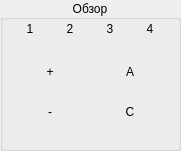
    <widget class="QGroupBox" name="groupBox_17">
     <property name="geometry">
      <rect>
       <x>130</x>
       <y>165</y>
       <width>181</width>
       <height>151</height>
      </rect>
     </property>
     <property name="title">
      <string>Обзор</string>
     </property>
     <property name="alignment">
      <set>Qt::AlignCenter</set>
     </property>
     <widget class="QWidget" name="layoutWidget_31">
      <property name="geometry">
       <rect>
        <x>60</x>
        <y>20</y>
        <width>27</width>
        <height>46</height>
       </rect>
      </property>
      <layout class="QVBoxLayout" name="verticalLayout_39">
       <item>
        <widget class="QLabel" name="label_20">
         <property name="maximumSize">
          <size>
           <width>20</width>
           <height>16777215</height>
          </size>
         </property>
         <property name="text">
          <string>&lt;html&gt;&lt;head/&gt;&lt;body&gt;&lt;p align=&quot;center&quot;&gt;2&lt;/p&gt;&lt;/body&gt;&lt;/html&gt;</string>
         </property>
        </widget>
       </item>
       <item>
        <widget class="QPushButton" name="btnPultObzor2">
         <property name="maximumSize">
          <size>
           <width>22</width>
           <height>22</height>
          </size>
         </property>
         <property name="text">
          <string/>
         </property>
         <property name="icon">
          <iconset resource="images.qrc">
           <normaloff>:/resourses/greenBtnOff.png</normaloff>:/resourses/greenBtnOff.png</iconset>
         </property>
         <property name="iconSize">
          <size>
           <width>20</width>
           <height>20</height>
          </size>
         </property>
         <property name="flat">
          <bool>true</bool>
         </property>
        </widget>
       </item>
      </layout>
     </widget>
     <widget class="QWidget" name="layoutWidget_32">
      <property name="geometry">
       <rect>
        <x>40</x>
        <y>65</y>
        <width>27</width>
        <height>43</height>
       </rect>
      </property>
      <layout class="QVBoxLayout" name="verticalLayout_40">
       <item>
        <widget class="QLabel" name="label_21">
         <property name="maximumSize">
          <size>
           <width>20</width>
           <height>16777215</height>
          </size>
         </property>
         <property name="text">
          <string>&lt;html&gt;&lt;head/&gt;&lt;body&gt;&lt;p align=&quot;center&quot;&gt;+&lt;/p&gt;&lt;/body&gt;&lt;/html&gt;</string>
         </property>
        </widget>
       </item>
       <item>
        <widget class="QPushButton" name="btnPultObzorZoomIn">
         <property name="maximumSize">
          <size>
           <width>22</width>
           <height>22</height>
          </size>
         </property>
         <property name="text">
          <string/>
         </property>
         <property name="icon">
          <iconset resource="images.qrc">
           <normaloff>:/resourses/greenBtnOff.png</normaloff>:/resourses/greenBtnOff.png</iconset>
         </property>
         <property name="iconSize">
          <size>
           <width>20</width>
           <height>20</height>
          </size>
         </property>
         <property name="flat">
          <bool>true</bool>
         </property>
        </widget>
       </item>
      </layout>
     </widget>
     <widget class="QWidget" name="layoutWidget_34">
      <property name="geometry">
       <rect>
        <x>40</x>
        <y>105</y>
        <width>27</width>
        <height>43</height>
       </rect>
      </property>
      <layout class="QVBoxLayout" name="verticalLayout_41">
       <item>
        <widget class="QLabel" name="label_22">
         <property name="maximumSize">
          <size>
           <width>20</width>
           <height>16777215</height>
          </size>
         </property>
         <property name="text">
          <string>&lt;html&gt;&lt;head/&gt;&lt;body&gt;&lt;p align=&quot;center&quot;&gt;-&lt;/p&gt;&lt;/body&gt;&lt;/html&gt;</string>
         </property>
        </widget>
       </item>
       <item>
        <widget class="QPushButton" name="btnPultObzorZoomOut">
         <property name="maximumSize">
          <size>
           <width>22</width>
           <height>22</height>
          </size>
         </property>
         <property name="text">
          <string/>
         </property>
         <property name="icon">
          <iconset resource="images.qrc">
           <normaloff>:/resourses/greenBtnOff.png</normaloff>:/resourses/greenBtnOff.png</iconset>
         </property>
         <property name="iconSize">
          <size>
           <width>20</width>
           <height>20</height>
          </size>
         </property>
         <property name="flat">
          <bool>true</bool>
         </property>
        </widget>
       </item>
      </layout>
     </widget>
     <widget class="QWidget" name="layoutWidget_35">
      <property name="geometry">
       <rect>
        <x>120</x>
        <y>65</y>
        <width>27</width>
        <height>43</height>
       </rect>
      </property>
      <layout class="QVBoxLayout" name="verticalLayout_42">
       <item>
        <widget class="QLabel" name="label_23">
         <property name="maximumSize">
          <size>
           <width>20</width>
           <height>16777215</height>
          </size>
         </property>
         <property name="text">
          <string>&lt;html&gt;&lt;head/&gt;&lt;body&gt;&lt;p align=&quot;center&quot;&gt;А&lt;/p&gt;&lt;/body&gt;&lt;/html&gt;</string>
         </property>
        </widget>
       </item>
       <item>
        <widget class="QPushButton" name="btnPultObzorA">
         <property name="maximumSize">
          <size>
           <width>22</width>
           <height>22</height>
          </size>
         </property>
         <property name="text">
          <string/>
         </property>
         <property name="icon">
          <iconset resource="images.qrc">
           <normaloff>:/resourses/greenBtnOff.png</normaloff>:/resourses/greenBtnOff.png</iconset>
         </property>
         <property name="iconSize">
          <size>
           <width>20</width>
           <height>20</height>
          </size>
         </property>
         <property name="flat">
          <bool>true</bool>
         </property>
        </widget>
       </item>
      </layout>
     </widget>
     <widget class="QWidget" name="layoutWidget_36">
      <property name="geometry">
       <rect>
        <x>20</x>
        <y>20</y>
        <width>27</width>
        <height>46</height>
       </rect>
      </property>
      <layout class="QVBoxLayout" name="verticalLayout_43">
       <item>
        <widget class="QLabel" name="label_24">
         <property name="maximumSize">
          <size>
           <width>20</width>
           <height>16777215</height>
          </size>
         </property>
         <property name="text">
          <string>&lt;html&gt;&lt;head/&gt;&lt;body&gt;&lt;p align=&quot;center&quot;&gt;1&lt;/p&gt;&lt;/body&gt;&lt;/html&gt;</string>
         </property>
        </widget>
       </item>
       <item>
        <widget class="QPushButton" name="btnPultObzor1">
         <property name="maximumSize">
          <size>
           <width>22</width>
           <height>22</height>
          </size>
         </property>
         <property name="text">
          <string/>
         </property>
         <property name="icon">
          <iconset resource="images.qrc">
           <normaloff>:/resourses/greenBtnOff.png</normaloff>:/resourses/greenBtnOff.png</iconset>
         </property>
         <property name="iconSize">
          <size>
           <width>20</width>
           <height>20</height>
          </size>
         </property>
         <property name="flat">
          <bool>true</bool>
         </property>
        </widget>
       </item>
      </layout>
     </widget>
     <widget class="QWidget" name="layoutWidget_37">
      <property name="geometry">
       <rect>
        <x>120</x>
        <y>105</y>
        <width>27</width>
        <height>43</height>
       </rect>
      </property>
      <layout class="QVBoxLayout" name="verticalLayout_44">
       <item>
        <widget class="QLabel" name="label_65">
         <property name="maximumSize">
          <size>
           <width>20</width>
           <height>16777215</height>
          </size>
         </property>
         <property name="text">
          <string>&lt;html&gt;&lt;head/&gt;&lt;body&gt;&lt;p align=&quot;center&quot;&gt;С&lt;/p&gt;&lt;/body&gt;&lt;/html&gt;</string>
         </property>
        </widget>
       </item>
       <item>
        <widget class="QPushButton" name="btnPultObzorC">
         <property name="maximumSize">
          <size>
           <width>22</width>
           <height>22</height>
          </size>
         </property>
         <property name="text">
          <string/>
         </property>
         <property name="icon">
          <iconset resource="images.qrc">
           <normaloff>:/resourses/greenBtnOff.png</normaloff>:/resourses/greenBtnOff.png</iconset>
         </property>
         <property name="iconSize">
          <size>
           <width>20</width>
           <height>20</height>
          </size>
         </property>
         <property name="flat">
          <bool>true</bool>
         </property>
        </widget>
       </item>
      </layout>
     </widget>
     <widget class="QWidget" name="layoutWidget_38">
      <property name="geometry">
       <rect>
        <x>100</x>
        <y>20</y>
        <width>27</width>
        <height>46</height>
       </rect>
      </property>
      <layout class="QVBoxLayout" name="verticalLayout_45">
       <item>
        <widget class="QLabel" name="label_66">
         <property name="maximumSize">
          <size>
           <width>20</width>
           <height>16777215</height>
          </size>
         </property>
         <property name="text">
          <string>&lt;html&gt;&lt;head/&gt;&lt;body&gt;&lt;p align=&quot;center&quot;&gt;3&lt;/p&gt;&lt;/body&gt;&lt;/html&gt;</string>
         </property>
        </widget>
       </item>
       <item>
        <widget class="QPushButton" name="btnPultObzor3">
         <property name="maximumSize">
          <size>
           <width>22</width>
           <height>22</height>
          </size>
         </property>
         <property name="text">
          <string/>
         </property>
         <property name="icon">
          <iconset resource="images.qrc">
           <normaloff>:/resourses/greenBtnOff.png</normaloff>:/resourses/greenBtnOff.png</iconset>
         </property>
         <property name="iconSize">
          <size>
           <width>20</width>
           <height>20</height>
          </size>
         </property>
         <property name="flat">
          <bool>true</bool>
         </property>
        </widget>
       </item>
      </layout>
     </widget>
     <widget class="QWidget" name="layoutWidget_39">
      <property name="geometry">
       <rect>
        <x>140</x>
        <y>20</y>
        <width>27</width>
        <height>46</height>
       </rect>
      </property>
      <layout class="QVBoxLayout" name="verticalLayout_46">
       <item>
        <widget class="QLabel" name="label_67">
         <property name="maximumSize">
          <size>
           <width>20</width>
           <height>16777215</height>
          </size>
         </property>
         <property name="text">
          <string>&lt;html&gt;&lt;head/&gt;&lt;body&gt;&lt;p align=&quot;center&quot;&gt;4&lt;/p&gt;&lt;/body&gt;&lt;/html&gt;</string>
         </property>
        </widget>
       </item>
       <item>
        <widget class="QPushButton" name="btnPultObzor4">
         <property name="maximumSize">
          <size>
           <width>22</width>
           <height>22</height>
          </size>
         </property>
         <property name="text">
          <string/>
         </property>
         <property name="icon">
          <iconset resource="images.qrc">
           <normaloff>:/resourses/greenBtnOff.png</normaloff>:/resourses/greenBtnOff.png</iconset>
         </property>
         <property name="iconSize">
          <size>
           <width>20</width>
           <height>20</height>
          </size>
         </property>
         <property name="flat">
          <bool>true</bool>
         </property>
        </widget>
       </item>
      </layout>
     </widget>
    </widget>
